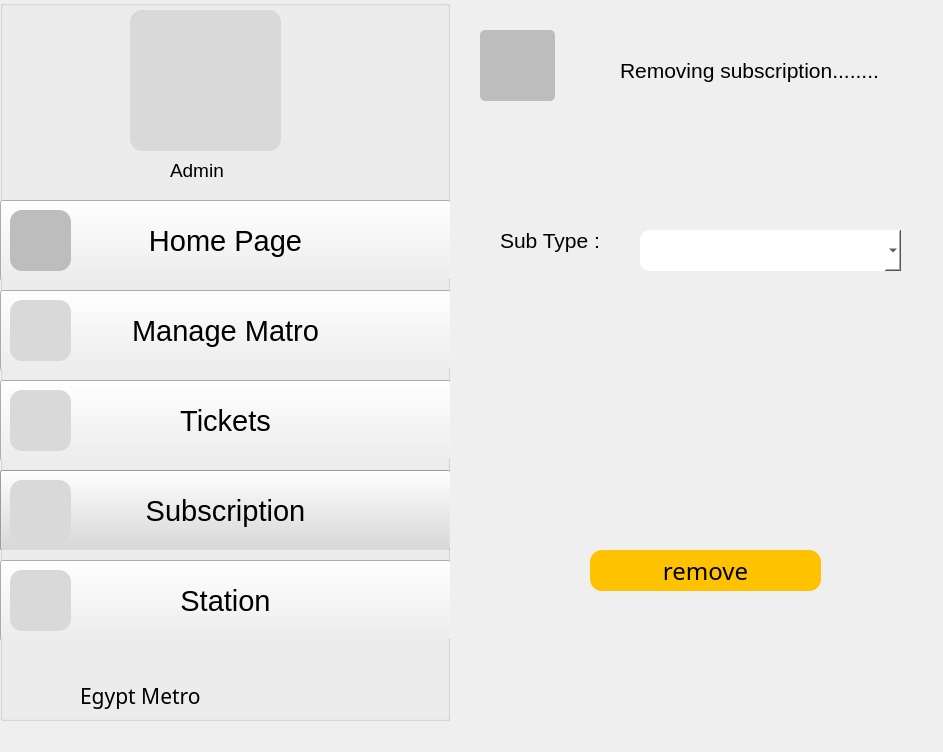
<?xml version="1.0" encoding="UTF-8"?>
<ui version="4.0">
 <class>removesub</class>
 <widget class="QDockWidget" name="removesub">
  <property name="geometry">
   <rect>
    <x>0</x>
    <y>0</y>
    <width>943</width>
    <height>752</height>
   </rect>
  </property>
  <property name="windowTitle">
   <string>DockWidget</string>
  </property>
  <widget class="QWidget" name="dockWidgetContents">
   <widget class="QPushButton" name="pushButton">
    <property name="geometry">
     <rect>
      <x>590</x>
      <y>550</y>
      <width>231</width>
      <height>41</height>
     </rect>
    </property>
    <property name="font">
     <font>
      <family>BAXAUTRIAL</family>
      <pointsize>18</pointsize>
     </font>
    </property>
    <property name="styleSheet">
     <string notr="true">background-color: #FFC200;
border-radius: 12;
color: black;</string>
    </property>
    <property name="text">
     <string>remove</string>
    </property>
   </widget>
   <widget class="QLabel" name="label_6">
    <property name="geometry">
     <rect>
      <x>620</x>
      <y>50</y>
      <width>301</width>
      <height>41</height>
     </rect>
    </property>
    <property name="font">
     <font>
      <pointsize>16</pointsize>
     </font>
    </property>
    <property name="text">
     <string>Removing subscription........</string>
    </property>
   </widget>
   <widget class="QPushButton" name="m1">
    <property name="geometry">
     <rect>
      <x>480</x>
      <y>30</y>
      <width>75</width>
      <height>71</height>
     </rect>
    </property>
    <property name="styleSheet">
     <string notr="true">background-color: #BDBDBD;
border-radius: 5;
border-image: url(:/images/img/left-arrow.png) 0 0 0 0 stretch stretch;
width: 50px;
height: 50px;</string>
    </property>
    <property name="text">
     <string/>
    </property>
   </widget>
   <widget class="QGroupBox" name="groupBox">
    <property name="geometry">
     <rect>
      <x>0</x>
      <y>0</y>
      <width>450</width>
      <height>721</height>
     </rect>
    </property>
    <property name="title">
     <string/>
    </property>
    <widget class="QGroupBox" name="manage">
     <property name="geometry">
      <rect>
       <x>0</x>
       <y>290</y>
       <width>451</width>
       <height>80</height>
      </rect>
     </property>
     <property name="title">
      <string/>
     </property>
     <widget class="QPushButton" name="pushButton_4">
      <property name="geometry">
       <rect>
        <x>0</x>
        <y>0</y>
        <width>451</width>
        <height>81</height>
       </rect>
      </property>
      <property name="font">
       <font>
        <pointsize>22</pointsize>
       </font>
      </property>
      <property name="text">
       <string>Manage Matro</string>
      </property>
     </widget>
     <widget class="QLabel" name="manimg">
      <property name="geometry">
       <rect>
        <x>20</x>
        <y>20</y>
        <width>51</width>
        <height>41</height>
       </rect>
      </property>
      <property name="styleSheet">
       <string notr="true">background-color: #D9D9D9;
</string>
      </property>
      <property name="text">
       <string/>
      </property>
     </widget>
     <widget class="QLabel" name="label_5">
      <property name="geometry">
       <rect>
        <x>10</x>
        <y>10</y>
        <width>61</width>
        <height>61</height>
       </rect>
      </property>
      <property name="styleSheet">
       <string notr="true">background-color: #D9D9D9;
border-radius: 12;</string>
      </property>
      <property name="text">
       <string/>
      </property>
     </widget>
    </widget>
    <widget class="QGroupBox" name="ticket">
     <property name="geometry">
      <rect>
       <x>0</x>
       <y>380</y>
       <width>451</width>
       <height>80</height>
      </rect>
     </property>
     <property name="title">
      <string/>
     </property>
     <widget class="QPushButton" name="pushButton_3">
      <property name="geometry">
       <rect>
        <x>0</x>
        <y>0</y>
        <width>451</width>
        <height>81</height>
       </rect>
      </property>
      <property name="font">
       <font>
        <pointsize>22</pointsize>
       </font>
      </property>
      <property name="text">
       <string>Tickets</string>
      </property>
     </widget>
     <widget class="QLabel" name="ticimg">
      <property name="geometry">
       <rect>
        <x>20</x>
        <y>20</y>
        <width>49</width>
        <height>41</height>
       </rect>
      </property>
      <property name="styleSheet">
       <string notr="true">background-color: #D9D9D9;</string>
      </property>
      <property name="text">
       <string/>
      </property>
     </widget>
     <widget class="QLabel" name="label_7">
      <property name="geometry">
       <rect>
        <x>10</x>
        <y>10</y>
        <width>61</width>
        <height>61</height>
       </rect>
      </property>
      <property name="styleSheet">
       <string notr="true">background-color: #D9D9D9;
border-radius: 12;</string>
      </property>
      <property name="text">
       <string/>
      </property>
     </widget>
    </widget>
    <widget class="QGroupBox" name="sub">
     <property name="geometry">
      <rect>
       <x>0</x>
       <y>200</y>
       <width>451</width>
       <height>80</height>
      </rect>
     </property>
     <property name="title">
      <string/>
     </property>
     <widget class="QPushButton" name="pushButton1">
      <property name="geometry">
       <rect>
        <x>0</x>
        <y>0</y>
        <width>451</width>
        <height>81</height>
       </rect>
      </property>
      <property name="font">
       <font>
        <pointsize>22</pointsize>
       </font>
      </property>
      <property name="text">
       <string>Home Page</string>
      </property>
     </widget>
     <widget class="QLabel" name="imghome">
      <property name="geometry">
       <rect>
        <x>20</x>
        <y>20</y>
        <width>49</width>
        <height>41</height>
       </rect>
      </property>
      <property name="styleSheet">
       <string notr="true">background-color: #BDBDBD;</string>
      </property>
      <property name="text">
       <string/>
      </property>
     </widget>
     <widget class="QLabel" name="label_3">
      <property name="geometry">
       <rect>
        <x>10</x>
        <y>10</y>
        <width>61</width>
        <height>61</height>
       </rect>
      </property>
      <property name="styleSheet">
       <string notr="true">background-color: #BDBDBD;
border-radius: 12;
</string>
      </property>
      <property name="text">
       <string/>
      </property>
     </widget>
    </widget>
    <widget class="QLabel" name="metroimg">
     <property name="geometry">
      <rect>
       <x>10</x>
       <y>660</y>
       <width>61</width>
       <height>51</height>
      </rect>
     </property>
     <property name="text">
      <string/>
     </property>
    </widget>
    <widget class="QLabel" name="label_13">
     <property name="geometry">
      <rect>
       <x>80</x>
       <y>680</y>
       <width>131</width>
       <height>31</height>
      </rect>
     </property>
     <property name="font">
      <font>
       <family>BAXAUTRIAL</family>
       <pointsize>16</pointsize>
      </font>
     </property>
     <property name="text">
      <string>Egypt Metro</string>
     </property>
    </widget>
    <widget class="QLabel" name="adminimg">
     <property name="geometry">
      <rect>
       <x>130</x>
       <y>10</y>
       <width>151</width>
       <height>141</height>
      </rect>
     </property>
     <property name="styleSheet">
      <string notr="true">background-color: #D9D9D9;
border-radius: 12;</string>
     </property>
     <property name="text">
      <string/>
     </property>
    </widget>
    <widget class="QLabel" name="label">
     <property name="geometry">
      <rect>
       <x>170</x>
       <y>160</y>
       <width>101</width>
       <height>21</height>
      </rect>
     </property>
     <property name="font">
      <font>
       <pointsize>14</pointsize>
      </font>
     </property>
     <property name="text">
      <string>Admin</string>
     </property>
    </widget>
    <widget class="QGroupBox" name="groupBox_2">
     <property name="geometry">
      <rect>
       <x>0</x>
       <y>470</y>
       <width>451</width>
       <height>80</height>
      </rect>
     </property>
     <property name="styleSheet">
      <string notr="true">background-color: #D9D9D9;</string>
     </property>
     <property name="title">
      <string/>
     </property>
     <widget class="QPushButton" name="pushButton_5">
      <property name="geometry">
       <rect>
        <x>0</x>
        <y>0</y>
        <width>451</width>
        <height>81</height>
       </rect>
      </property>
      <property name="font">
       <font>
        <pointsize>22</pointsize>
       </font>
      </property>
      <property name="text">
       <string>Subscription</string>
      </property>
     </widget>
     <widget class="QLabel" name="subimg">
      <property name="geometry">
       <rect>
        <x>20</x>
        <y>20</y>
        <width>49</width>
        <height>41</height>
       </rect>
      </property>
      <property name="styleSheet">
       <string notr="true">background-color: #D9D9D9;</string>
      </property>
      <property name="text">
       <string/>
      </property>
     </widget>
     <widget class="QLabel" name="label_9">
      <property name="geometry">
       <rect>
        <x>10</x>
        <y>10</y>
        <width>61</width>
        <height>61</height>
       </rect>
      </property>
      <property name="styleSheet">
       <string notr="true">background-color: #D9D9D9;
border-radius: 12;</string>
      </property>
      <property name="text">
       <string/>
      </property>
     </widget>
    </widget>
    <widget class="QGroupBox" name="station">
     <property name="geometry">
      <rect>
       <x>0</x>
       <y>560</y>
       <width>451</width>
       <height>80</height>
      </rect>
     </property>
     <property name="title">
      <string/>
     </property>
     <widget class="QPushButton" name="pushButton_2">
      <property name="geometry">
       <rect>
        <x>0</x>
        <y>0</y>
        <width>451</width>
        <height>81</height>
       </rect>
      </property>
      <property name="font">
       <font>
        <pointsize>22</pointsize>
       </font>
      </property>
      <property name="text">
       <string>Station</string>
      </property>
     </widget>
     <widget class="QLabel" name="staimg">
      <property name="geometry">
       <rect>
        <x>20</x>
        <y>20</y>
        <width>49</width>
        <height>41</height>
       </rect>
      </property>
      <property name="styleSheet">
       <string notr="true">background-color: #D9D9D9;</string>
      </property>
      <property name="text">
       <string/>
      </property>
     </widget>
     <widget class="QLabel" name="label_11">
      <property name="geometry">
       <rect>
        <x>10</x>
        <y>10</y>
        <width>61</width>
        <height>61</height>
       </rect>
      </property>
      <property name="styleSheet">
       <string notr="true">background-color: #D9D9D9;
border-radius: 12;</string>
      </property>
      <property name="text">
       <string/>
      </property>
     </widget>
    </widget>
   </widget>
   <widget class="QLabel" name="label_2">
    <property name="geometry">
     <rect>
      <x>500</x>
      <y>220</y>
      <width>131</width>
      <height>41</height>
     </rect>
    </property>
    <property name="font">
     <font>
      <pointsize>16</pointsize>
     </font>
    </property>
    <property name="text">
     <string>Sub Type :</string>
    </property>
   </widget>
   <widget class="QComboBox" name="start">
    <property name="geometry">
     <rect>
      <x>640</x>
      <y>230</y>
      <width>261</width>
      <height>41</height>
     </rect>
    </property>
    <property name="styleSheet">
     <string notr="true">background-color: white;
border-radius: 10;</string>
    </property>
   </widget>
  </widget>
 </widget>
 <resources/>
 <connections/>
</ui>
